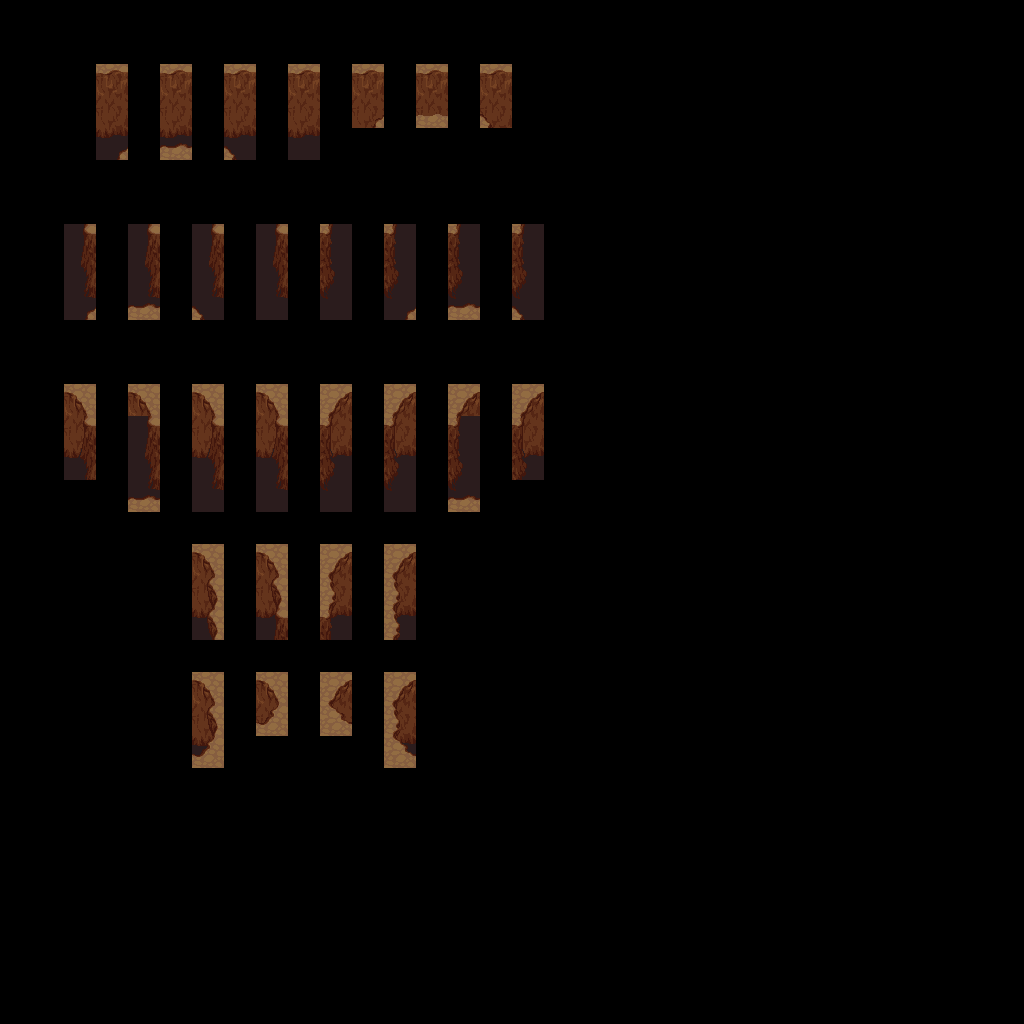

Below is a game level as drawn by its tile map, then a one-line description and the .tmx file that defines it, in full:
An orthogonal 32x32 tile map with 32x32 px tiles, 3 tile layers (regions, input_Mountain, output_Mountain).

<map version="1.2" tiledversion="1.2.0" orientation="orthogonal" renderorder="right-down" width="32" height="32" tilewidth="32" tileheight="32" infinite="0" nextlayerid="5" nextobjectid="1">
 <tileset firstgid="1" source="../mountains-v6.tsx" />
 <layer id="1" name="regions" width="32" height="32">
  <data encoding="csv">
0,0,0,0,0,0,0,0,0,0,0,0,0,0,0,0,0,0,0,0,0,0,0,0,0,0,0,0,0,0,0,0,
0,0,0,0,0,0,0,0,0,0,0,0,0,0,0,0,0,0,0,0,0,0,0,0,0,0,0,0,0,0,0,0,
0,0,0,410,0,410,0,410,0,410,0,410,0,410,0,410,0,0,0,0,0,0,0,0,0,0,0,0,0,0,0,0,
0,0,0,410,0,410,0,410,0,410,0,410,0,410,0,410,0,0,0,0,0,0,0,0,0,0,0,0,0,0,0,0,
0,0,0,410,0,410,0,410,0,410,0,0,0,0,0,0,0,0,0,0,0,0,0,0,0,0,0,0,0,0,0,0,
0,0,0,0,0,0,0,0,0,0,0,0,0,0,0,0,0,0,0,0,0,0,0,0,0,0,0,0,0,0,0,0,
0,0,0,0,0,0,0,0,0,0,0,0,0,0,0,0,0,0,0,0,0,0,0,0,0,0,0,0,0,0,0,0,
0,0,410,0,411,0,411,0,410,0,410,0,411,0,411,0,410,0,0,0,0,0,0,0,0,0,0,0,0,0,0,0,
0,0,410,0,411,0,411,0,410,0,410,0,411,0,411,0,410,0,0,0,0,0,0,0,0,0,0,0,0,0,0,0,
0,0,410,0,411,0,411,0,410,0,410,0,411,0,411,0,410,0,0,0,0,0,0,0,0,0,0,0,0,0,0,0,
0,0,0,0,0,0,0,0,0,0,0,0,0,0,0,0,0,0,0,0,0,0,0,0,0,0,0,0,0,0,0,0,
0,0,0,0,0,0,0,0,0,0,0,0,0,0,0,0,0,0,0,0,0,0,0,0,0,0,0,0,0,0,0,0,
0,0,410,0,410,0,411,0,411,0,411,0,411,0,410,0,410,0,0,0,0,0,0,0,0,0,0,0,0,0,0,0,
0,0,410,0,410,0,411,0,411,0,411,0,411,0,410,0,410,0,0,0,0,0,0,0,0,0,0,0,0,0,0,0,
0,0,410,0,410,0,411,0,411,0,411,0,411,0,410,0,410,0,0,0,0,0,0,0,0,0,0,0,0,0,0,0,
0,0,0,0,410,0,410,0,410,0,410,0,410,0,410,0,0,0,0,0,0,0,0,0,0,0,0,0,0,0,0,0,
0,0,0,0,0,0,0,0,0,0,0,0,0,0,0,0,0,0,0,0,0,0,0,0,0,0,0,0,0,0,0,0,
0,0,0,0,0,0,411,0,410,0,410,0,411,0,0,0,0,0,0,0,0,0,0,0,0,0,0,0,0,0,0,0,
0,0,0,0,0,0,411,0,410,0,410,0,411,0,0,0,0,0,0,0,0,0,0,0,0,0,0,0,0,0,0,0,
0,0,0,0,0,0,411,0,410,0,410,0,411,0,0,0,0,0,0,0,0,0,0,0,0,0,0,0,0,0,0,0,
0,0,0,0,0,0,0,0,0,0,0,0,0,0,0,0,0,0,0,0,0,0,0,0,0,0,0,0,0,0,0,0,
0,0,0,0,0,0,410,0,410,0,410,0,410,0,0,0,0,0,0,0,0,0,0,0,0,0,0,0,0,0,0,0,
0,0,0,0,0,0,410,0,410,0,410,0,410,0,0,0,0,0,0,0,0,0,0,0,0,0,0,0,0,0,0,0,
0,0,0,0,0,0,410,0,0,0,0,0,410,0,0,0,0,0,0,0,0,0,0,0,0,0,0,0,0,0,0,0,
0,0,0,0,0,0,0,0,0,0,0,0,0,0,0,0,0,0,0,0,0,0,0,0,0,0,0,0,0,0,0,0,
0,0,0,0,0,0,0,0,0,0,0,0,0,0,0,0,0,0,0,0,0,0,0,0,0,0,0,0,0,0,0,0,
0,0,0,0,0,0,0,0,0,0,0,0,0,0,0,0,0,0,0,0,0,0,0,0,0,0,0,0,0,0,0,0,
0,0,0,0,0,0,0,0,0,0,0,0,0,0,0,0,0,0,0,0,0,0,0,0,0,0,0,0,0,0,0,0,
0,0,0,0,0,0,0,0,0,0,0,0,0,0,0,0,0,0,0,0,0,0,0,0,0,0,0,0,0,0,0,0,
0,0,0,0,0,0,0,0,0,0,0,0,0,0,0,0,0,0,0,0,0,0,0,0,0,0,0,0,0,0,0,0,
0,0,0,0,0,0,0,0,0,0,0,0,0,0,0,0,0,0,0,0,0,0,0,0,0,0,0,0,0,0,0,0,
0,0,0,0,0,0,0,0,0,0,0,0,0,0,0,0,0,0,0,0,0,0,0,0,0,0,0,0,0,0,0,0
</data>
 </layer>
 <layer id="2" name="input_Mountain" width="32" height="32">
  <properties>
   <property name="StrictEmpty" type="bool" value="true" />
  </properties>
  <data encoding="csv">
0,0,0,0,0,0,0,0,0,0,0,0,0,0,0,0,0,0,0,0,0,0,0,0,0,0,0,0,0,0,0,0,
0,0,0,0,0,0,0,0,0,0,0,0,0,0,0,0,0,0,0,0,0,0,0,0,0,0,0,0,0,0,0,0,
0,0,0,158,0,158,0,158,0,158,0,158,0,158,0,158,0,0,0,0,0,0,0,0,0,0,0,0,0,0,0,0,
0,0,0,0,0,0,0,0,0,0,0,29,0,30,0,31,0,0,0,0,0,0,0,0,0,0,0,0,0,0,0,0,
0,0,0,29,0,30,0,31,0,0,0,0,0,0,0,0,0,0,0,0,0,0,0,0,0,0,0,0,0,0,0,0,
0,0,0,0,0,0,0,0,0,0,0,0,0,0,0,0,0,0,0,0,0,0,0,0,0,0,0,0,0,0,0,0,
0,0,0,0,0,0,0,0,0,0,0,0,0,0,0,0,0,0,0,0,0,0,0,0,0,0,0,0,0,0,0,0,
0,0,157,0,157,0,157,0,157,0,159,0,159,0,159,0,159,0,0,0,0,0,0,0,0,0,0,0,0,0,0,0,
0,0,0,0,0,0,0,0,0,0,0,0,0,0,0,0,0,0,0,0,0,0,0,0,0,0,0,0,0,0,0,0,
0,0,29,0,30,0,31,0,0,0,0,0,29,0,30,0,31,0,0,0,0,0,0,0,0,0,0,0,0,0,0,0,
0,0,0,0,0,0,0,0,0,0,0,0,0,0,0,0,0,0,0,0,0,0,0,0,0,0,0,0,0,0,0,0,
0,0,0,0,0,0,0,0,0,0,0,0,0,0,0,0,0,0,0,0,0,0,0,0,0,0,0,0,0,0,0,0,
0,0,92,0,92,0,92,0,92,0,96,0,96,0,96,0,96,0,0,0,0,0,0,0,0,0,0,0,0,0,0,0,
0,0,157,0,157,0,157,0,157,0,159,0,159,0,159,0,159,0,0,0,0,0,0,0,0,0,0,0,0,0,0,0,
0,0,221,0,0,0,221,0,0,0,0,0,223,0,0,0,223,0,0,0,0,0,0,0,0,0,0,0,0,0,0,0,
0,0,0,0,30,0,285,0,0,0,0,0,287,0,30,0,0,0,0,0,0,0,0,0,0,0,0,0,0,0,0,0,
0,0,0,0,0,0,0,0,0,0,0,0,0,0,0,0,0,0,0,0,0,0,0,0,0,0,0,0,0,0,0,0,
0,0,0,0,0,0,92,0,92,0,96,0,96,0,0,0,0,0,0,0,0,0,0,0,0,0,0,0,0,0,0,0,
0,0,0,0,0,0,93,0,93,0,95,0,95,0,0,0,0,0,0,0,0,0,0,0,0,0,0,0,0,0,0,0,
0,0,0,0,0,0,93,0,157,0,159,0,95,0,0,0,0,0,0,0,0,0,0,0,0,0,0,0,0,0,0,0,
0,0,0,0,0,0,0,0,0,0,0,0,0,0,0,0,0,0,0,0,0,0,0,0,0,0,0,0,0,0,0,0,
0,0,0,0,0,0,92,0,92,0,96,0,96,0,0,0,0,0,0,0,0,0,0,0,0,0,0,0,0,0,0,0,
0,0,0,0,0,0,93,0,353,0,354,0,95,0,0,0,0,0,0,0,0,0,0,0,0,0,0,0,0,0,0,0,
0,0,0,0,0,0,353,0,0,0,0,0,354,0,0,0,0,0,0,0,0,0,0,0,0,0,0,0,0,0,0,0,
0,0,0,0,0,0,0,0,0,0,0,0,0,0,0,0,0,0,0,0,0,0,0,0,0,0,0,0,0,0,0,0,
0,0,0,0,0,0,0,0,0,0,0,0,0,0,0,0,0,0,0,0,0,0,0,0,0,0,0,0,0,0,0,0,
0,0,0,0,0,0,0,0,0,0,0,0,0,0,0,0,0,0,0,0,0,0,0,0,0,0,0,0,0,0,0,0,
0,0,0,0,0,0,0,0,0,0,0,0,0,0,0,0,0,0,0,0,0,0,0,0,0,0,0,0,0,0,0,0,
0,0,0,0,0,0,0,0,0,0,0,0,0,0,0,0,0,0,0,0,0,0,0,0,0,0,0,0,0,0,0,0,
0,0,0,0,0,0,0,0,0,0,0,0,0,0,0,0,0,0,0,0,0,0,0,0,0,0,0,0,0,0,0,0,
0,0,0,0,0,0,0,0,0,0,0,0,0,0,0,0,0,0,0,0,0,0,0,0,0,0,0,0,0,0,0,0,
0,0,0,0,0,0,0,0,0,0,0,0,0,0,0,0,0,0,0,0,0,0,0,0,0,0,0,0,0,0,0,0
</data>
 </layer>
 <layer id="3" name="output_Mountain" width="32" height="32">
  <data encoding="csv">
0,0,0,0,0,0,0,0,0,0,0,0,0,0,0,0,0,0,0,0,0,0,0,0,0,0,0,0,0,0,0,0,
0,0,0,0,0,0,0,0,0,0,0,0,0,0,0,0,0,0,0,0,0,0,0,0,0,0,0,0,0,0,0,0,
0,0,0,0,0,0,0,0,0,0,0,0,0,0,0,0,0,0,0,0,0,0,0,0,0,0,0,0,0,0,0,0,
0,0,0,222,0,222,0,222,0,222,0,27,0,420,0,33,0,0,0,0,0,0,0,0,0,0,0,0,0,0,0,0,
0,0,0,349,0,350,0,351,0,286,0,0,0,0,0,0,0,0,0,0,0,0,0,0,0,0,0,0,0,0,0,0,
0,0,0,0,0,0,0,0,0,0,0,0,0,0,0,0,0,0,0,0,0,0,0,0,0,0,0,0,0,0,0,0,
0,0,0,0,0,0,0,0,0,0,0,0,0,0,0,0,0,0,0,0,0,0,0,0,0,0,0,0,0,0,0,0,
0,0,0,0,0,0,0,0,0,0,0,0,0,0,0,0,0,0,0,0,0,0,0,0,0,0,0,0,0,0,0,0,
0,0,221,0,221,0,221,0,221,0,223,0,223,0,223,0,223,0,0,0,0,0,0,0,0,0,0,0,0,0,0,0,
0,0,36,0,100,0,164,0,285,0,287,0,228,0,292,0,356,0,0,0,0,0,0,0,0,0,0,0,0,0,0,0,
0,0,0,0,0,0,0,0,0,0,0,0,0,0,0,0,0,0,0,0,0,0,0,0,0,0,0,0,0,0,0,0,
0,0,0,0,0,0,0,0,0,0,0,0,0,0,0,0,0,0,0,0,0,0,0,0,0,0,0,0,0,0,0,0,
0,0,0,0,0,0,0,0,0,0,0,0,0,0,0,0,0,0,0,0,0,0,0,0,0,0,0,0,0,0,0,0,
0,0,155,0,0,0,155,0,155,0,161,0,161,0,0,0,161,0,0,0,0,0,0,0,0,0,0,0,0,0,0,0,
0,0,218,0,221,0,218,0,218,0,226,0,226,0,223,0,226,0,0,0,0,0,0,0,0,0,0,0,0,0,0,0,
0,0,0,0,100,0,0,0,285,0,287,0,0,0,292,0,0,0,0,0,0,0,0,0,0,0,0,0,0,0,0,0,
0,0,0,0,0,0,0,0,0,0,0,0,0,0,0,0,0,0,0,0,0,0,0,0,0,0,0,0,0,0,0,0,
0,0,0,0,0,0,0,0,0,0,0,0,0,0,0,0,0,0,0,0,0,0,0,0,0,0,0,0,0,0,0,0,
0,0,0,0,0,0,91,0,91,0,97,0,97,0,0,0,0,0,0,0,0,0,0,0,0,0,0,0,0,0,0,0,
0,0,0,0,0,0,90,0,154,0,162,0,98,0,0,0,0,0,0,0,0,0,0,0,0,0,0,0,0,0,0,0,
0,0,0,0,0,0,0,0,0,0,0,0,0,0,0,0,0,0,0,0,0,0,0,0,0,0,0,0,0,0,0,0,
0,0,0,0,0,0,0,0,0,0,0,0,0,0,0,0,0,0,0,0,0,0,0,0,0,0,0,0,0,0,0,0,
0,0,0,0,0,0,91,0,289,0,283,0,97,0,0,0,0,0,0,0,0,0,0,0,0,0,0,0,0,0,0,0,
0,0,0,0,0,0,290,0,0,0,0,0,282,0,0,0,0,0,0,0,0,0,0,0,0,0,0,0,0,0,0,0,
0,0,0,0,0,0,0,0,0,0,0,0,0,0,0,0,0,0,0,0,0,0,0,0,0,0,0,0,0,0,0,0,
0,0,0,0,0,0,0,0,0,0,0,0,0,0,0,0,0,0,0,0,0,0,0,0,0,0,0,0,0,0,0,0,
0,0,0,0,0,0,0,0,0,0,0,0,0,0,0,0,0,0,0,0,0,0,0,0,0,0,0,0,0,0,0,0,
0,0,0,0,0,0,0,0,0,0,0,0,0,0,0,0,0,0,0,0,0,0,0,0,0,0,0,0,0,0,0,0,
0,0,0,0,0,0,0,0,0,0,0,0,0,0,0,0,0,0,0,0,0,0,0,0,0,0,0,0,0,0,0,0,
0,0,0,0,0,0,0,0,0,0,0,0,0,0,0,0,0,0,0,0,0,0,0,0,0,0,0,0,0,0,0,0,
0,0,0,0,0,0,0,0,0,0,0,0,0,0,0,0,0,0,0,0,0,0,0,0,0,0,0,0,0,0,0,0,
0,0,0,0,0,0,0,0,0,0,0,0,0,0,0,0,0,0,0,0,0,0,0,0,0,0,0,0,0,0,0,0
</data>
 </layer>
</map>
